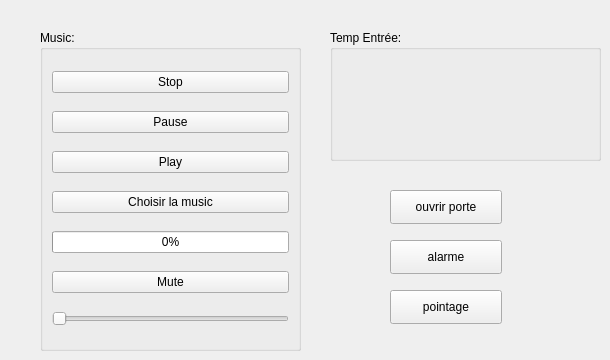
      <widget class="QWidget" name="tab_8">
       <attribute name="title">
        <string>Option</string>
       </attribute>
       <widget class="QGroupBox" name="groupBox_2">
        <property name="geometry">
         <rect>
          <x>40</x>
          <y>30</y>
          <width>261</width>
          <height>321</height>
         </rect>
        </property>
        <property name="title">
         <string>Music:</string>
        </property>
        <layout class="QVBoxLayout" name="verticalLayout">
         <item>
          <widget class="QPushButton" name="stop">
           <property name="text">
            <string>Stop</string>
           </property>
          </widget>
         </item>
         <item>
          <widget class="QPushButton" name="pause">
           <property name="text">
            <string>Pause</string>
           </property>
          </widget>
         </item>
         <item>
          <widget class="QPushButton" name="play">
           <property name="text">
            <string>Play</string>
           </property>
          </widget>
         </item>
         <item>
          <widget class="QPushButton" name="abrir">
           <property name="text">
            <string>Choisir la music</string>
           </property>
          </widget>
         </item>
         <item>
          <widget class="QProgressBar" name="avance">
           <property name="value">
            <number>0</number>
           </property>
          </widget>
         </item>
         <item>
          <widget class="QPushButton" name="mute">
           <property name="text">
            <string>Mute</string>
           </property>
          </widget>
         </item>
         <item>
          <widget class="QSlider" name="volume">
           <property name="orientation">
            <enum>Qt::Horizontal</enum>
           </property>
          </widget>
         </item>
        </layout>
       </widget>
       <widget class="QGroupBox" name="groupBox_3">
        <property name="geometry">
         <rect>
          <x>330</x>
          <y>30</y>
          <width>271</width>
          <height>131</height>
         </rect>
        </property>
        <property name="title">
         <string>Temp Entrée:</string>
        </property>
        <widget class="QLabel" name="label_11">
         <property name="geometry">
          <rect>
           <x>40</x>
           <y>40</y>
           <width>191</width>
           <height>61</height>
          </rect>
         </property>
         <property name="text">
          <string/>
         </property>
        </widget>
       </widget>
       <widget class="QPushButton" name="pushButton_6">
        <property name="geometry">
         <rect>
          <x>390</x>
          <y>190</y>
          <width>112</width>
          <height>34</height>
         </rect>
        </property>
        <property name="text">
         <string>ouvrir porte</string>
        </property>
       </widget>
       <widget class="QPushButton" name="pushButton_7">
        <property name="geometry">
         <rect>
          <x>390</x>
          <y>240</y>
          <width>112</width>
          <height>34</height>
         </rect>
        </property>
        <property name="text">
         <string>alarme</string>
        </property>
       </widget>
       <widget class="QPushButton" name="pushButton_8">
        <property name="geometry">
         <rect>
          <x>390</x>
          <y>290</y>
          <width>112</width>
          <height>34</height>
         </rect>
        </property>
        <property name="text">
         <string>pointage</string>
        </property>
       </widget>
      </widget>
